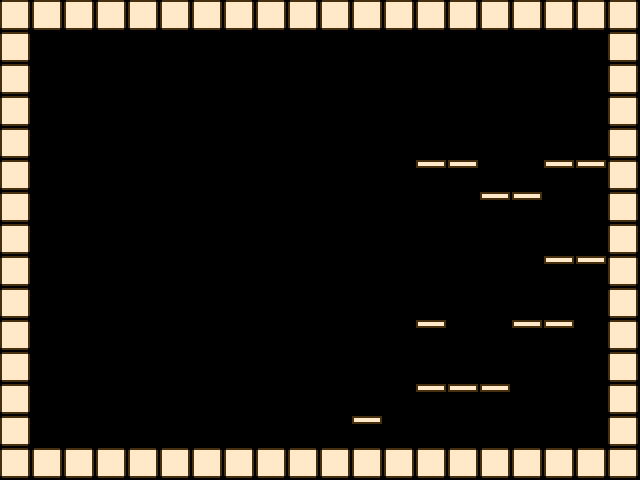

Below is a game level as drawn by its tile map, then a one-line description and the .tmx file that defines it, in full:
An orthogonal 20x15 tile map with 32x32 px tiles, 1 tile layer (Tile Layer 1).

<map version="1.4" tiledversion="1.4.3" orientation="orthogonal" renderorder="right-down" width="20" height="15" tilewidth="32" tileheight="32" infinite="0" nextlayerid="2" nextobjectid="1">
 <tileset firstgid="1" source="../../Levels/tileset.tsx" />
 <layer id="1" name="Tile Layer 1" width="20" height="15">
  <data encoding="csv">
2,2,2,2,2,2,2,2,2,2,2,2,2,2,2,2,2,2,2,2,
2,0,0,0,0,0,0,0,0,0,0,0,0,0,0,0,0,0,0,2,
2,0,0,0,0,0,0,0,0,0,0,0,0,0,0,0,0,0,0,2,
2,0,0,0,0,0,0,0,0,0,0,0,0,0,0,0,0,0,0,2,
2,0,0,0,0,0,0,0,0,0,0,0,0,0,0,0,0,0,0,2,
2,0,0,0,0,0,0,0,0,0,0,0,0,4,4,0,0,4,4,2,
2,0,0,0,0,0,0,0,0,0,0,0,0,0,0,4,4,0,0,2,
2,0,0,0,0,0,0,0,0,0,0,0,0,0,0,0,0,0,0,2,
2,0,0,0,0,0,0,0,0,0,0,0,0,0,0,0,0,4,4,2,
2,0,0,0,0,0,0,0,0,0,0,0,0,0,0,0,0,0,0,2,
2,0,0,0,0,0,0,0,0,0,0,0,0,4,0,0,4,4,0,2,
2,0,0,0,0,0,0,0,0,0,0,0,0,0,0,0,0,0,0,2,
2,0,0,0,0,0,0,0,0,0,0,0,0,4,4,4,0,0,0,2,
2,0,0,0,0,0,0,0,0,0,0,4,0,0,0,0,0,0,0,2,
2,2,2,2,2,2,2,2,2,2,2,2,2,2,2,2,2,2,2,2
</data>
 </layer>
</map>
